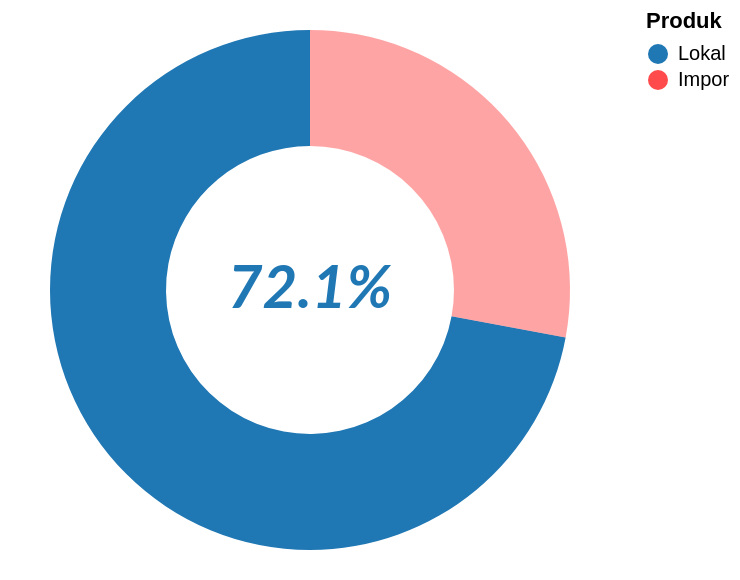

The cell this chart's notebook holds for it:
### Markdown cell above
### Donut chart

### Code cell
# Hitung jumlah produk lokal vs impor
lokal = df[df["ASAL BRAND"] == "ID"].shape[0]
impor = df[df["ASAL BRAND"] != "ID"].shape[0]

counts = pd.DataFrame({
    "Produk": ["Lokal", "Impor"],
    "Jumlah": [lokal, impor]
})
counts["Persentase"] = counts["Jumlah"] / counts["Jumlah"].sum()

# Warna custom
custom_colors = alt.Scale(
    domain=["Lokal", "Impor"],
    range=["#1f77b4", "#ff4b4b"]
)

# Selection interaktif (default pilih "Lokal")
selection = alt.selection_point(
    fields=["Produk"],
    value="Lokal",
    empty="none"
)

base = alt.Chart(counts).encode(
    theta=alt.Theta("Jumlah:Q", stack=True),
    color=alt.Color("Produk:N", scale=custom_colors),
    opacity=alt.condition(selection, alt.value(1), alt.value(0.5)),
    tooltip=[
        alt.Tooltip("Produk:N"),
        alt.Tooltip("Jumlah:Q"),
        alt.Tooltip("Persentase:Q", format=".1%")
    ]
).properties(height=280)

pie = base.mark_arc(innerRadius=72, outerRadius=130).add_selection(selection)

# Label tengah
text = alt.Chart(counts).mark_text(
    font="Lato",
    fontSize=30,
    fontWeight=700,
    fontStyle="italic"
).encode(
    text=alt.condition(
        selection,
        alt.Text("Persentase:Q", format=".1%"),
        alt.value("")
    ),
    color=alt.condition(
        selection,
        alt.Color("Produk:N", scale=custom_colors),
        alt.value("")
    )
).transform_filter(selection)

chart = pie + text
chart.display()

### Figure 1 — Vega-Lite specification as saved in the notebook (floating-point values rounded to 4 significant figures)
{"config": {"view": {"continuousWidth": 300, "continuousHeight": 300}}, "layer": [{"mark": {"type": "arc", "innerRadius": 72, "outerRadius": 130}, "encoding": {"color": {"field": "Produk", "scale": {"domain": ["Lokal", "Impor"], "range": ["#1f77b4", "#ff4b4b"]}, "type": "nominal"}, "opacity": {"condition": {"param": "param_6", "value": 1, "empty": false}, "value": 0.5}, "theta": {"field": "Jumlah", "stack": true, "type": "quantitative"}, "tooltip": [{"field": "Produk", "type": "nominal"}, {"field": "Jumlah", "type": "quantitative"}, {"field": "Persentase", "format": ".1%", "type": "quantitative"}]}, "name": "view_6"}, {"mark": {"type": "text", "font": "Lato", "fontSize": 30, "fontStyle": "italic", "fontWeight": 700}, "encoding": {"color": {"condition": {"param": "param_6", "empty": false, "field": "Produk", "scale": {"domain": ["Lokal", "Impor"], "range": ["#1f77b4", "#ff4b4b"]}, "type": "nominal"}, "value": ""}, "text": {"condition": {"param": "param_6", "empty": false, "field": "Persentase", "format": ".1%", "type": "quantitative"}, "value": ""}}, "transform": [{"filter": {"param": "param_6", "empty": false}}]}], "data": {"name": "data-89bf0bd6a93200ec74b28900f8162cb3"}, "height": 280, "params": [{"name": "param_6", "select": {"type": "point", "fields": ["Produk"]}, "value": "Lokal", "views": ["view_6"]}], "$schema": "https://vega.github.io/schema/vega-lite/v5.20.1.json", "datasets": {"data-89bf0bd6a93200ec74b28900f8162cb3": [{"Produk": "Lokal", "Jumlah": 1141, "Persentase": 0.7208}, {"Produk": "Impor", "Jumlah": 442, "Persentase": 0.2792}]}}
